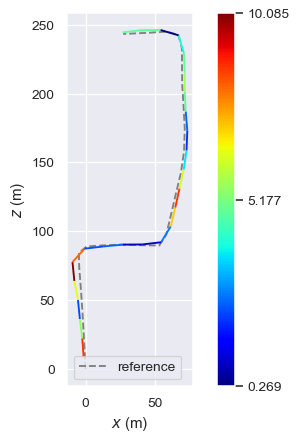
#> input picture results/kitti_00/2025-03-17-14-13-45/plot/evo_2dplot_0499.png, 298 x 442 px, given as the content of the folder ./gray_images/sequences/00/image_0, which was not available
$ python visualize_data.py
#> lines starting #> are read from the running program, lines starting #| are printed output that depends on the picture
### tools.py
# tools
import os
import json
import rich
import copy

# math and vision
import numpy as np
import pandas as pd
import cv2 as cv

# visualization
import matplotlib
matplotlib.use('Agg')
from matplotlib import pyplot as plt

# evaluation
# import wandb
from evo.core import metrics
from evo.tools.settings import SETTINGS
SETTINGS.plot_backend = 'Agg'
from evo.tools import plot
plot.apply_settings(SETTINGS)
#> (this line was passed over: evo is not available in this run)
#> further down, frame is the input picture: shape (442, 298, 3); mean B, G, R 241.3, 239.4, 238.4
from evo.core.trajectory import PosePath3D

# ---> functions
# [96 lines left out: functions read_calib, read_pose, transf_hom, get_matches, get_pose, not called in this run]

def drawBannerText(frame, text, banner_height_percent = 0.07, text_color = (0,255,0)):

    """
    Function to annotate a frame
    """
#> called with text = 'Frame: 1', banner_height_percent = 0.07, text_color = (0, 255, 0)
    # Draw a black filled banner across the top of the image frame.
    # percent: set the banner height as a percentage of the frame height.
    banner_height = int(banner_height_percent * frame.shape[0])
#> banner_height = 30
    cv.rectangle(frame, (0,0), (frame.shape[1],banner_height), (0,0,0), thickness=-1)

    # Draw text on banner.
    left_offset = 20
    location = (left_offset, int( 5 + (banner_height_percent * frame.shape[0])/2 ))
#> location = (20, 20)
    fontScale = 1.5
    fontThickness = 2
    cv.putText(frame, text, location, cv.FONT_HERSHEY_PLAIN, fontScale, text_color, fontThickness, cv.LINE_AA)
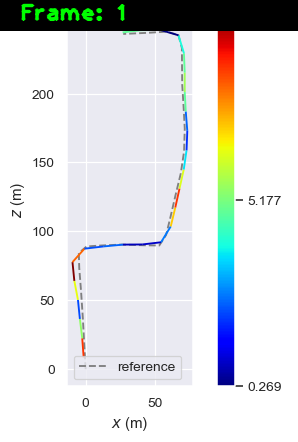
#> frame: shape (442, 298, 3); mean B, G, R 224.5, 224, 221.4

# [10 lines left out: function mkdir_p, not called in this run]

_log_styles = {
    "MonoGS": "bold green",
    "GUI": "bold magenta",
    "Eval": "bold red",
}

# [4 lines left out: function get_style, not called in this run]

def Log(*args, tag="MonoGS"):
    style = get_style(tag)
    rich.print(f"[{style}]{tag}:[/{style}]", *args)

# [92 lines left out: functions compute_metric, evaluate_evo, eval_ate, not called in this run]

### visualize_data.py
# tools
from tools import drawBannerText
import numpy as np
import cv2 as cv
import os


# frames path
num_seq   = "00"
dir_path  = "./gray_images/sequences/" + num_seq + "/image_0"
img_list  = sorted(os.listdir(dir_path))

# process frames
win_name = "kitti sequence"
cv.namedWindow(win_name, cv.WINDOW_NORMAL)

frame_count = 0
for frame_name in img_list:
    frame = cv.imread(os.path.join(dir_path, frame_name), cv.IMREAD_COLOR)
    if frame is None:
        print(f"Warning: Could not read {frame_name}. Skipping...")
        continue

    frame_count += 1
    drawBannerText(frame, f'Frame: {frame_count}')

    cv.imshow(win_name, frame)

    key = cv.waitKey(1)
#> (key Esc is pressed here)
    if key == 27:
        break

cv.destroyWindow(win_name)

$ run again, on results/kitti_00/2025-03-17-14-13-45/plot/evo_2dplot_2499.png
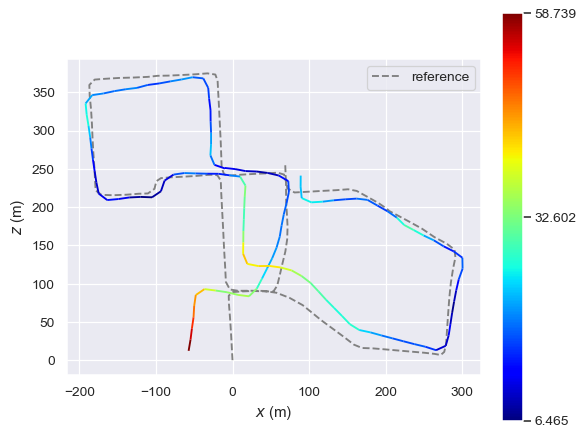
#> input picture results/kitti_00/2025-03-17-14-13-45/plot/evo_2dplot_2499.png, 585 x 437 px, given as the content of the folder ./gray_images/sequences/00/image_0, which was not available
#> frame is the input picture: shape (437, 585, 3); mean B, G, R 241.9, 237.9, 236.6
#> in drawBannerText, `cv.putText(frame, text, location, cv.FONT_HERSHEY_PLAIN, fontScale, te..`:
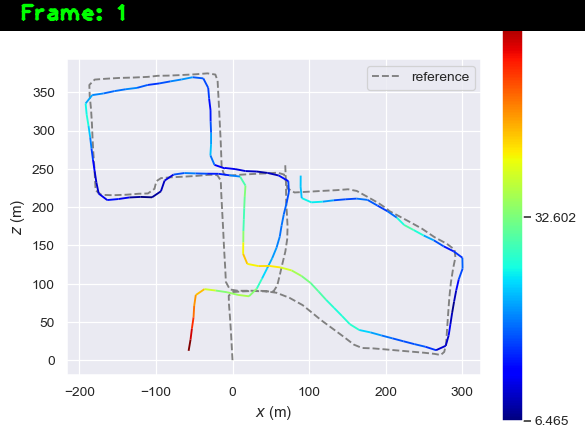
#> frame: shape (437, 585, 3); mean B, G, R 224.3, 220.9, 218.8

$ run again, on results/kitti_00/2025-03-17-14-13-45/plot/evo_2dplot_2999.png
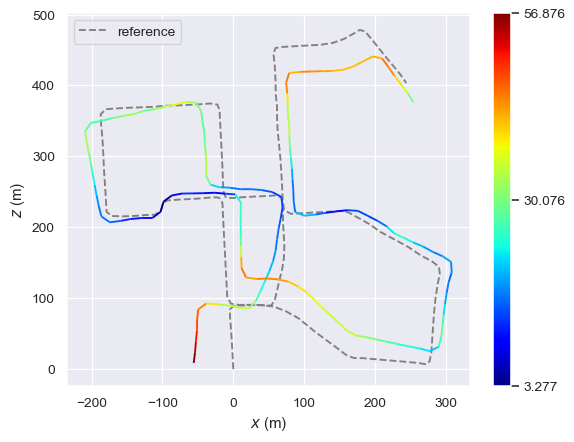
#> input picture results/kitti_00/2025-03-17-14-13-45/plot/evo_2dplot_2999.png, 574 x 442 px, given as the content of the folder ./gray_images/sequences/00/image_0, which was not available
#> frame is the input picture: shape (442, 574, 3); mean B, G, R 241.1, 237.4, 236.2
#> in drawBannerText, `cv.putText(frame, text, location, cv.FONT_HERSHEY_PLAIN, fontScale, te..`:
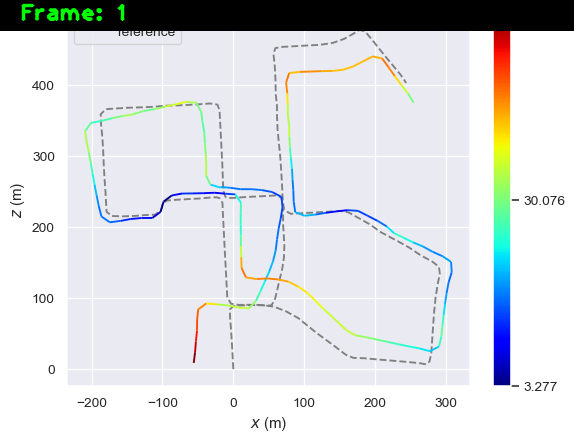
#> frame: shape (442, 574, 3); mean B, G, R 224, 221.2, 219.2
